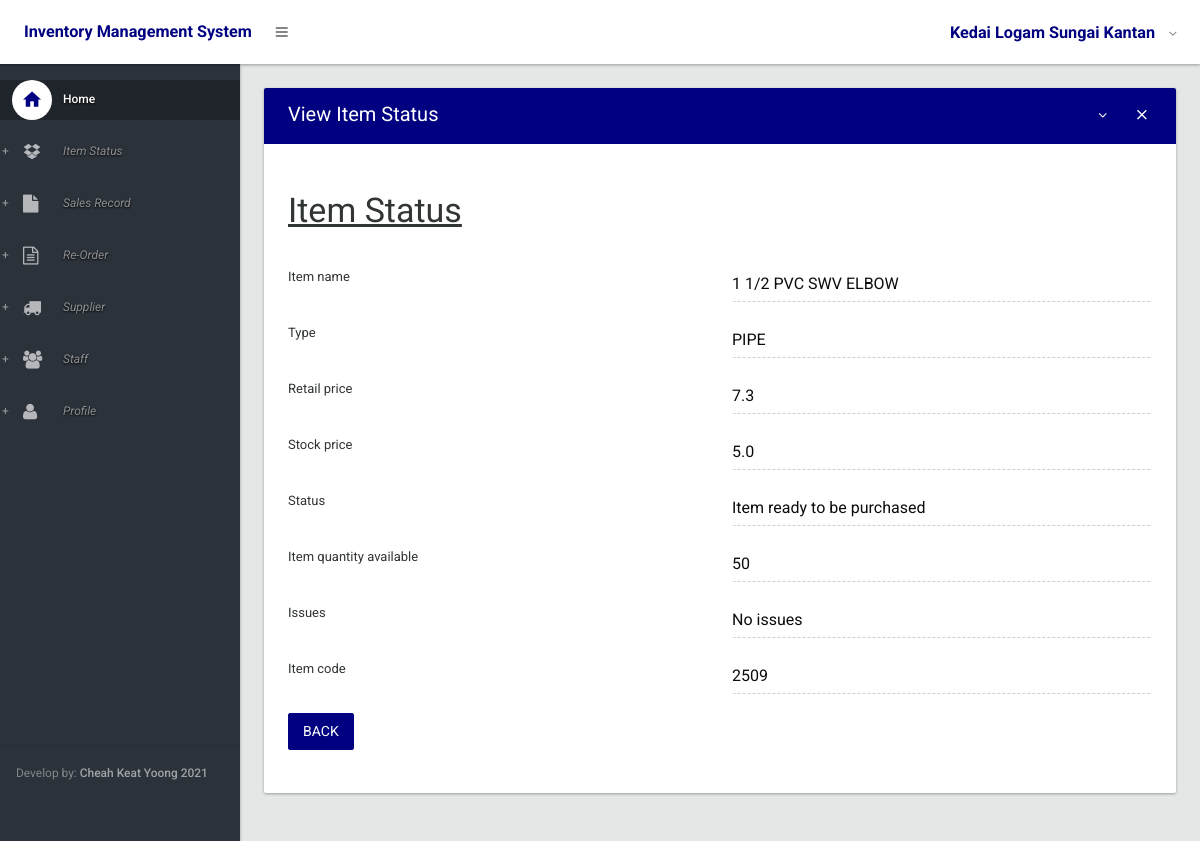
The app's page /items/view_item/2509 (signed in) with its own data.
### inventory/models.py (models this page shows, shortened)
class item_status(models.Model):
    item_code=models.AutoField(primary_key=True,unique=True)
    item_name=models.CharField(max_length=50,blank=True)
    type= models.CharField(max_length=100,blank=True)
    retail_price=models.FloatField()
    stock_price=models.FloatField(null=True)
    choices =({'AVAILABLE','Item ready to be purchased'},{'SOLD','Item Sold'},{'RESTOCKING','Item restocking in few days'})
    status=models.CharField(max_length=50,choices=choices,default="AVAILABLE") #Available,Sold, Restocking
    item_quantity_available=models.IntegerField()
    issues=models.CharField(max_length=100,default="No issues")

### inventory/views/alpha.py (the view)
# urls.py: url(r'^items/view_item/(?P<pk>\d+)$$', view_item_status_reorder, name="view_item_status_reorder"),
@login_required
def view_item_status_reorder(request, pk):
    return readonly_display_item_status(request, pk, 'reorder')

### inventory/forms.py
class view_item_statusForm(forms.ModelForm):
    item_code=forms.CharField(disabled=True)
    item_name=forms.CharField(disabled=True)
    type=forms.CharField(disabled=True)
    retail_price=forms.CharField(disabled=True)
    stock_price=forms.CharField(disabled=True)
    status=forms.CharField(disabled=True)
    item_quantity_available=forms.CharField(disabled=True)
    issues=forms.CharField(disabled=True)
    class Meta:
        model = item_status
        fields = ('item_code', 'item_name', 'type', 'retail_price','stock_price','status','item_quantity_available','issues',)

### inventory/views/alpha.py (called while the page is built)
@login_required
def readonly_display_item_status(request, pk, model):
    item = get_object_or_404(item_status, pk=pk)
    form = view_item_statusForm(request.POST,instance=item)
    if model == 'sales_record':
        model=True
    if model == 'reorder':
        model=False
    if model == 'HomeForm':
        model=None
    return render(request,'inv/view_item.html',context={'form':form,'header': 'Item Status','model':model})

### inventory/templates/inv/view_item.html (shortened to what this page needs)
{% extends 'inv/base.html' %}
{% load widget_tweaks %}
{% block body %}
         <section>
					<div class="section-body">
						<div class="row">
							<div class="col-lg-12">
								<div class="card">
									<div class="card-head style-primary">
										<header>View Item Status</header>
										<div class="tools">
											<a class="btn btn-icon-toggle btn-collapse"><i class="fa fa-angle-down"></i></a>
											<a class="btn btn-icon-toggle btn-close"><i class="md md-close"></i></a>
										</div>
									</div>
									<div class="card-body">
  <form method="POST">
    <h1><u>{{ header }}</u></h1><br>
    {% for field in form %}
     <div class="row">
    <div class="col-sm-6">
        <label for="regular2">{{ field.label }}</label>
       </div>
        <div class="col-sm-6">
         <div class="form-group floating-label">
          {{ field| add_class:'form-control' }}
          </div>
        </div>
      </div>
    {% endfor %}
    <div class="form-group row">
      <div class="col-sm-6">
      {% if model == False %}
      <a href="{% url 'display_reorder'  %}" class="btn btn-primary" role="button" aria-pressed="true" > Back</a>
      {% endif %}
      </div>
    </div>
  </form>
									</div>
								</div>
							</div>
						</div>
					</div>
				</section>
{% endblock %}

### records on screen
item_status: form "1 1/2 PVC SWV ELBOW" "PIPE" "7.3" "5.0" "Item ready to be purchased" "50" "No issues" "2509"

### other values on screen
{{ header }} "Item Status"
{{ field.label }} "Item name" "Type" "Retail price" "Stock price" "Status" "Item quantity available" "Issues" "Item code"
